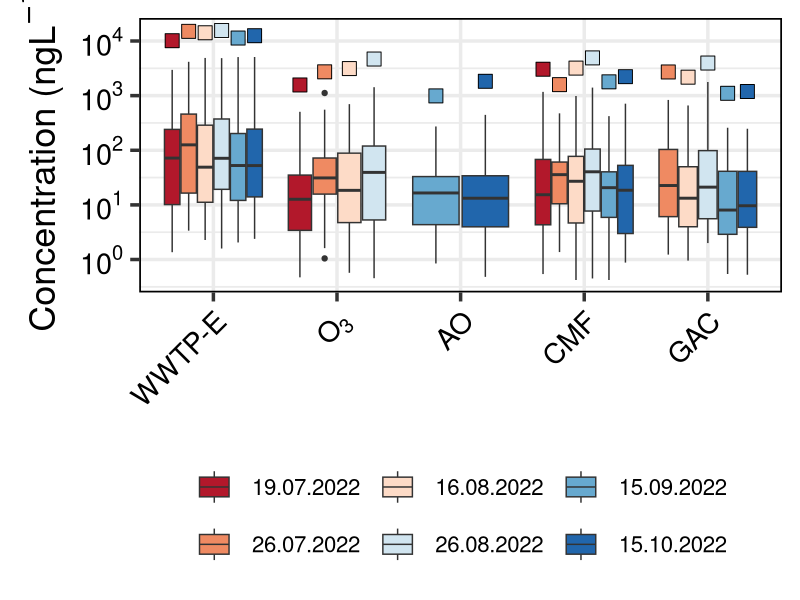
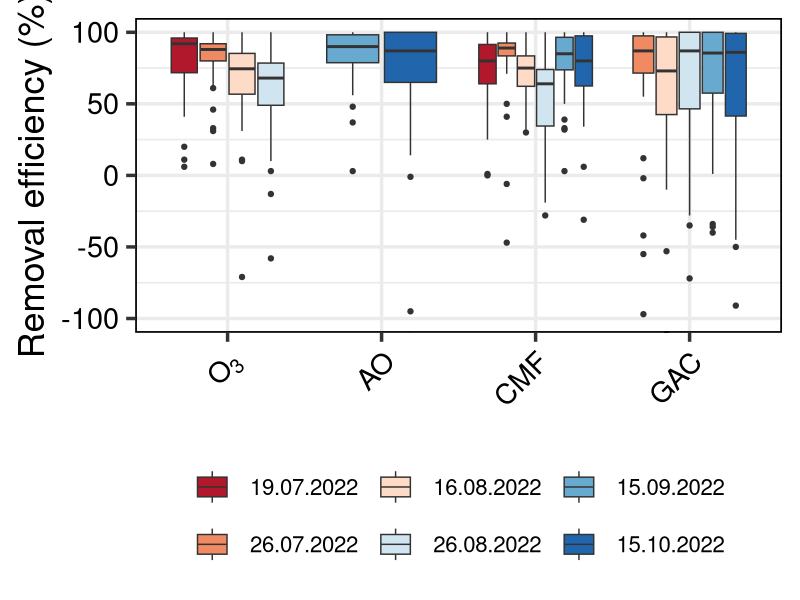
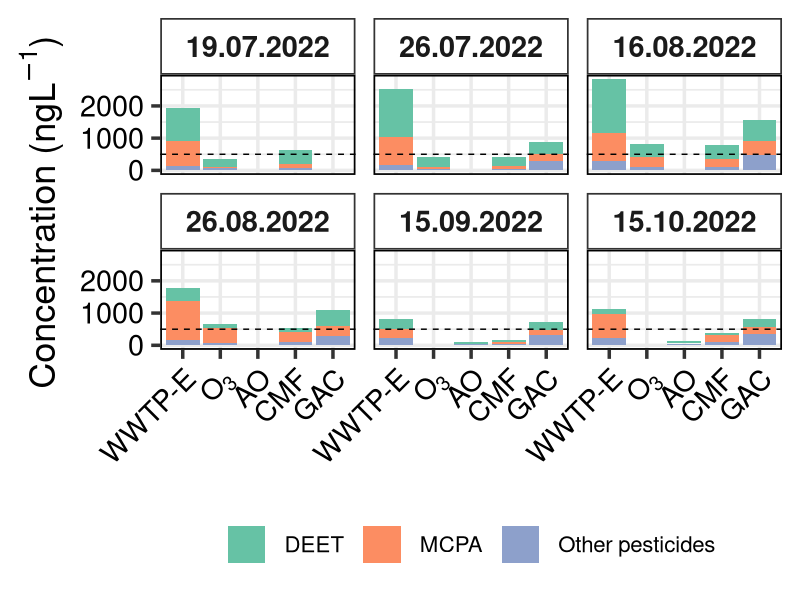
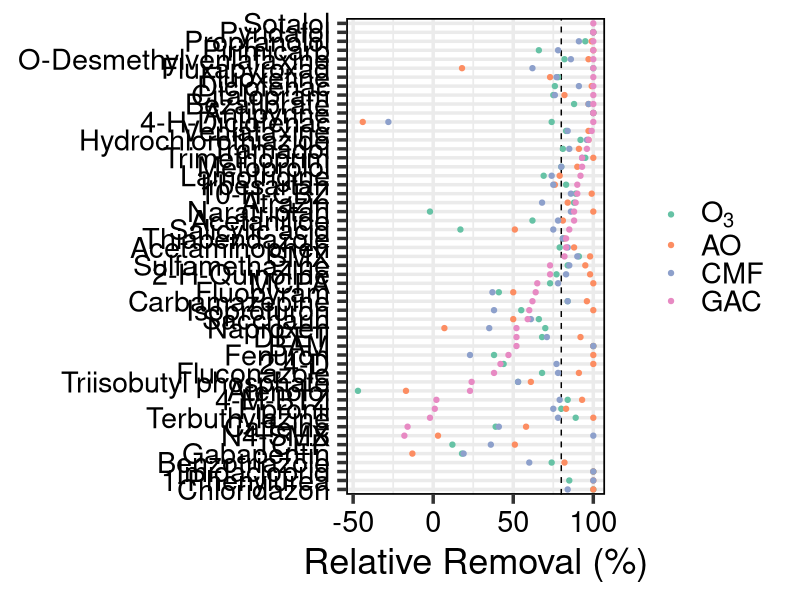

Reproduce these figures in R, in order.
library(readxl)
library(tidyverse)
library(scales)

# ============================================= #
# Read in data                               ####
# ============================================= #

df_OMP_raw <- read_excel("raw_data/OMP/raw_OMP.xlsx")



# ============================================= #
# Data wrangling                             ####
# ============================================= #

# Change to quantity_raw 0 for ND/LOQ/LOD
df_OMP_raw <- df_OMP_raw %>% mutate(
  quantity_raw = case_when(
    limit == "ND" ~ 0,
    limit == "<LOD" ~ 0,
    limit == "<LOQ" ~ 0,
    limit == "quantity" ~ quantity_raw,
    limit == ">C1" ~ quantity_raw,
    TRUE ~ quantity_raw
  )
)

# Blank subtraction
df_OMP_raw <- df_OMP_raw %>%
  group_by(analyte_name) %>%
  mutate(
    mean_conc_blank = mean(quantity_raw[TASQ_sample_type == "Blank"], na.rm = TRUE),
    quantity_blank_corr = ifelse(quantity_raw > 0 & TASQ_sample_type == "Sample",
      quantity_raw - mean_conc_blank, quantity_raw
    )
  ) %>%
  ungroup()

# Enrichment Factor
df_OMP_raw <- df_OMP_raw %>%
  group_by(analyte_name) %>%
  mutate(quantity_EF = quantity_blank_corr / EF) %>%
  ungroup()

# Order sample dates and treatments for consistent plotting
sample_dates_order <- c("19.07.2022", "26.07.2022", "16.08.2022",
                        "26.08.2022", "15.09.2022", "15.10.2022")
treatment_order <- c("WWTP-E", "O3", "AO", "CMF", "GAC")
df_OMP_raw <- df_OMP_raw %>% mutate(
  sample_date = factor(sample_date, levels = sample_dates_order),
  treatment = factor(treatment, levels = treatment_order)
)

# Filter for detected analytes and samples
df_OMP <- df_OMP_raw %>%
  filter(TASQ_sample_type == "Sample") %>%
  filter(!is.na(sample_date))

# ============================================= #
# Summary statistics                         #### 
# ============================================= #

# Summary per treatment and date
df_sum_overall <- df_OMP %>%
  filter(limit == "quantity") %>% # Filter for samples within the calibration line; exclude ND, <LOD, <LOQ
  group_by(sample_date, treatment) %>%
  summarise(
    n = sum(quantity_EF > 0),
    min_conc = min(quantity_EF, na.rm = TRUE),
    max_conc = max(quantity_EF, na.rm = TRUE),
    median_conc = median(quantity_EF, na.rm = TRUE),
    iqr_conc = IQR(quantity_EF, na.rm = TRUE),
    mean_conc = mean(quantity_EF, na.rm = TRUE),
    sd_conc = sd(quantity_EF, na.rm = TRUE),
    rsd_conc = sd_conc / mean_conc * 100,
    .groups = "drop"
  ) %>%
  mutate(across(where(is.numeric), ~ round(., digits = 2)))


# Summary per treatment, date, and analyte
df_sum_analyte <- df_OMP %>%
  filter(limit == "quantity") %>%
  group_by(sample_date, treatment, analyte_name) %>%
  summarise(
    n = sum(quantity_EF > 0),
    min = min(quantity_EF, na.rm = TRUE),
    max = max(quantity_EF, na.rm = TRUE),
    median = median(quantity_EF, na.rm = TRUE),
    iqr = IQR(quantity_EF, na.rm = TRUE),
    mean = mean(quantity_EF, na.rm = TRUE),
    sd = sd(quantity_EF, na.rm = TRUE),
    rsd = sd / mean * 100,
    .groups = "drop"
  )

# ============================================= #
# Removal Calculation                        ####
# ============================================= #

# Total mean concentration of all analytes
df_rem_total <- df_sum_analyte %>%
  group_by(sample_date, treatment) %>%
  summarise(sum_conc = round(sum(mean))) %>%
  group_by(sample_date) %>%
  mutate(
    baseline = sum_conc[treatment == "WWTP-E"],
    rel_removal_total = round((1 - sum_conc / baseline) * 100),
    rel_removal_total = ifelse(rel_removal_total == 0, NA, rel_removal_total)
  ) %>%
  ungroup() %>%
  select(-baseline)


# Removal per treatment and date
df_rem <- df_OMP %>%
  filter(limit == "quantity") %>%
  group_by(treatment, sample_date) %>%
  summarise(
    mean_conc = mean(quantity_EF, na.rm = TRUE),
    .groups = "drop"
  ) %>%
  group_by(sample_date) %>%
  mutate(
    baseline = mean_conc[treatment == "WWTP-E"],
    rel_removal_overall = (1 - mean_conc / baseline) * 100,
    rel_removal_overall = ifelse(rel_removal_overall == 0, NA, rel_removal_overall),
    rel_removal_overall = round(rel_removal_overall)
  ) %>%
  ungroup()

# Removal per treatment, date, and analyte
df_rem_analyte_day <- df_OMP %>%
  group_by(treatment, sample_date, analyte_name) %>%
  summarise(
    mean_conc = round(mean(quantity_EF, na.rm = TRUE), 4),
    .groups = "drop"
  ) %>%
  group_by(sample_date, analyte_name) %>%
  mutate(
    baseline = mean_conc[treatment == "WWTP-E"][1],
    rel_removal_overall = (1 - mean_conc / baseline) * 100,
    rel_removal_overall = ifelse(rel_removal_overall == 0, NA, rel_removal_overall),
    rel_removal_overall = round(rel_removal_overall)
  ) %>%
  arrange(treatment, .by_group = TRUE) %>%
  mutate(
    prev_conc = lag(mean_conc),
    rel_removal_treatment = (1 - mean_conc / prev_conc) * 100
  ) %>%
  ungroup()

# Total removal per analyte across all dates
df_rem_analyte_total <- df_OMP %>%
  group_by(treatment, analyte_name) %>%
  summarise(
    mean_conc = round(mean(quantity_EF, na.rm = TRUE), 4),
    .groups = "drop"
  ) %>%
  group_by(analyte_name) %>%
  mutate(
    baseline = mean_conc[treatment == "WWTP-E"][1],
    rel_removal_overall = (1 - mean_conc / baseline) * 100,
    rel_removal_overall = ifelse(rel_removal_overall == 0, NA, rel_removal_overall),
    rel_removal_overall = round(rel_removal_overall),
    rel_removal_overall = ifelse(is.infinite(rel_removal_overall) & rel_removal_overall < 0, -100, rel_removal_overall)
  ) %>%
  arrange(treatment, .by_group = TRUE) %>%
  mutate(
    prev_conc = lag(mean_conc),
    rel_removal_treatment = (1 - mean_conc / prev_conc) * 100
  ) %>%
  ungroup()


# Analyte removal rates #
df_rem_80 <- df_rem_analyte_total %>% filter(rel_removal_overall >= 80)
df_rem_20 <- df_rem_analyte_total %>% filter(rel_removal_overall <= 20)

# ============================================ #
# Frequency of Detection                    ####
# ============================================ #

# Define detection/non-detection
analyte_detected <- c("quantity", "<LOQ", ">C1")
analyte_nondetect <- c("<LOD", "ND")

# Calculate the detection/non-detection for each analyte per date and treatment
limit_abs_det1 <- df_OMP %>%
  group_by(analyte_name, sample_date, treatment, limit) %>%
  summarise(n_limit = n(), .groups = "drop")

# Fill missing combinations and add 'detected' flag
limit_abs_det2 <- limit_abs_det1 %>%
  complete(analyte_name, nesting(sample_date, treatment, limit), fill = list(n_limit = 0)) %>%
  mutate(
    detected = case_when(
      limit %in% analyte_detected ~ "1",
      limit %in% analyte_nondetect ~ "0",
      TRUE ~ NA_character_
    ),
    detected = as.integer(detected)
  )

# Calculate the overall detection frequency over the entire sampling campaign
detection_overall <- limit_abs_det2 %>%
  group_by(analyte_name, sample_date) %>%
  filter(detected == 1, n_limit >= 1) %>%
  summarise(
    detected_day = as.integer(any(detected == 1)), .groups = "drop"
  ) %>%
  complete(analyte_name, nesting(sample_date), fill = list(detected_day = 0)) %>%
  group_by(analyte_name) %>%
  summarise(
    fod_detection = sum(detected_day) / length(sample_date),
    fod_nondect = 1 - fod_detection,
    .groups = "drop"
  )
detection_overall

# Calculate the detection frequency over the entire sampling campaign per treatment
detection_treatment <- limit_abs_det2 %>%
  group_by(analyte_name, sample_date, treatment) %>%
  filter(detected == 1, n_limit >= 1) %>%
  summarise(
    detected_day = as.integer(any(detected == 1)), .groups = "drop"
  ) %>%
  complete(analyte_name, nesting(sample_date, treatment), fill = list(detected_day = 0)) %>%
  group_by(analyte_name, treatment) %>%
  summarise(
    fod_detection = sum(detected_day) / length(sample_date),
    fod_nondect = 1 - fod_detection,
    .groups = "drop"
  )
detection_treatment

# Which compounds were found with at least X % detection frequency over the entire sampling campaign/on every sampling day?
detection_overall %>%
  filter(fod_detection == 1) %>%
  print(n = nrow(.))

# Which compounds were found with at least X % detection frequency for individual treatments?
detection_treatment %>%
  filter(fod_detection == 1) %>%
  print(n = nrow(.))

# Which compounds were always found over the entire treatment train/in every sample?
detection_treatment %>%
  filter(fod_detection == 1) %>%
  group_by(analyte_name) %>%
  filter(length(treatment) == 5) %>%
  pull(analyte_name) %>%
  unique()

# How many compounds were always found over the entire treatment train/in every sample?
detection_treatment %>%
  filter(fod_detection == 1) %>%
  group_by(analyte_name) %>%
  filter(length(treatment) == 5) %>%
  pull(analyte_name) %>%
  unique() %>%
  length()


# ============================================= #
# Plots                                      ####
# ============================================= #

# Set theme for all (!) following plots
theme_set(
  theme_bw(base_size = 26) +
    theme(
      # Text color
      axis.title = element_text(color = "black"),
      axis.text = element_text(color = "black"),
      
      # Panel border
      panel.border = element_rect(color = "black", fill = NA),
      strip.background = element_rect(fill = "white"),
      strip.text.x = element_text(face = "bold")
    )
)

# =========================================================== #
# Boxplot mean concentration per treatment and date

pos <- position_dodge(width = 0.8)

p1_SI <- ggplot(
  data = df_sum_analyte,
  aes(x = treatment, y = mean, fill = sample_date)
) +

  # boxplots with dodging
  geom_boxplot(position = pos) +
  geom_point(
    data = df_rem_total,
    aes(x = treatment, y = sum_conc, fill = sample_date, group = sample_date),
    position = pos,
    shape = 22,
    size = 5,
    show.legend = FALSE
  ) +
  labs(
    x = NULL,
    y = expression(paste("Concentration (ngL"^-1, ")")),
    fill = NULL
  ) +
  scale_y_log10(labels = label_log(digits = 2)) +
  scale_fill_brewer(palette = "RdBu") +
  scale_x_discrete(
    drop = FALSE,
    labels = c(
      "O3" = expression(paste("O"[3]))
    )
  ) +
  theme(
    plot.title = element_text(hjust = 0.5),
    axis.text.x = element_text(angle = 45, vjust = 1, hjust = 1),
    legend.text = element_text(size = 16),
    legend.title = element_text(size = 16),
    legend.key.size = unit(1, "cm"),
    legend.position = "bottom"
  )
p1_SI

# =========================================================== #
# Boxplot of removal efficiency per treatment and date

p2_SI <- df_rem_analyte_day %>%
  filter(treatment != "WWTP-E") %>%
  ggplot(aes(x = treatment, y = rel_removal_overall, fill = sample_date)) +
  geom_boxplot() +
  scale_fill_brewer(palette = "RdBu") +
  scale_x_discrete(labels = c(
    "O3" = expression(paste("O"[3]))
  )) +
  coord_cartesian(ylim = c(-100, 100)) +
  labs(
    x = NULL,
    y = "Removal efficiency (%)",
    fill = NULL
  ) +
  theme(
    plot.title = element_text(hjust = 0.5),
    axis.text.x = element_text(angle = 45, vjust = 1, hjust = 1),
    legend.text = element_text(size = 16),
    legend.title = element_text(size = 16),
    legend.key.size = unit(1, "cm"),
    legend.position = "bottom"
  )
p2_SI

# =========================================================== #
# Cumulative concentrations per class - stacked barplot 

OMP_pesticides <- df_OMP %>%
  filter(class %in% c("pesticide")) %>%
  mutate(fill_arg = case_when(
    analyte_name %in% c("DEET", "MCPA") ~ analyte_name,
    TRUE ~ "Other pesticides"
  )) %>%
  ggplot(aes(x = treatment, y = quantity_EF, fill = fill_arg)) +
  geom_bar(stat = "identity", position = "stack") +
  geom_hline(yintercept = 500, col = "black", linetype = "dashed") +
  labs(
    x = NULL,
    y = expression(paste("Concentration (ngL"^-1, ")")),
    fill = NULL,
  ) +
  scale_fill_brewer(palette = "Set2") +
  scale_x_discrete(labels = c(
    "O3" = expression(paste("O"[3]))
  )) +
  facet_wrap(. ~ sample_date) +
  theme(
    plot.title = element_text(hjust = 0.5),
    legend.text = element_text(size = 16),
    legend.title = element_text(size = 16),
    axis.text.x = element_text(angle = 45, hjust = 1),
    legend.key.size = unit(1, "cm"),
    legend.position = "bottom"
  )
OMP_pesticides

# =========================================================== #
# Scatterplot of relative removal per analyte and treatment

# Order based on GAC total removal
order_analytes_pre <- df_rem_analyte_total %>%
  filter(treatment == "GAC") %>%
  arrange(rel_removal_overall) %>%
  pull(analyte_name)

# Compounds without GAC removal data will end up as NAs in the final plot. Combine with all names again
all_analytes <- df_rem_analyte_total %>%
  distinct(analyte_name) %>%
  pull(analyte_name)
order_analytes <- c(setdiff(all_analytes, order_analytes_pre), order_analytes_pre)

figure_S3 <- df_rem_analyte_total %>%
  filter(treatment != "WWTP-E", !is.na(rel_removal_overall)) %>%
  filter(rel_removal_overall > -50) %>%
  mutate(analyte_name = factor(analyte_name, levels = order_analytes)) %>%
  ggplot(aes(y = analyte_name, x = rel_removal_overall, col = treatment)) +
  geom_vline(aes(xintercept = 80), linetype = "dashed") +
  geom_point() +
  scale_color_brewer(
    palette = "Set2",
    labels = c(
      "O3" = expression(paste("O"[3]))
    )
  ) +
  labs(
    x = "Relative Removal (%)",
    y = NULL,
    col = NULL
  )
figure_S3
